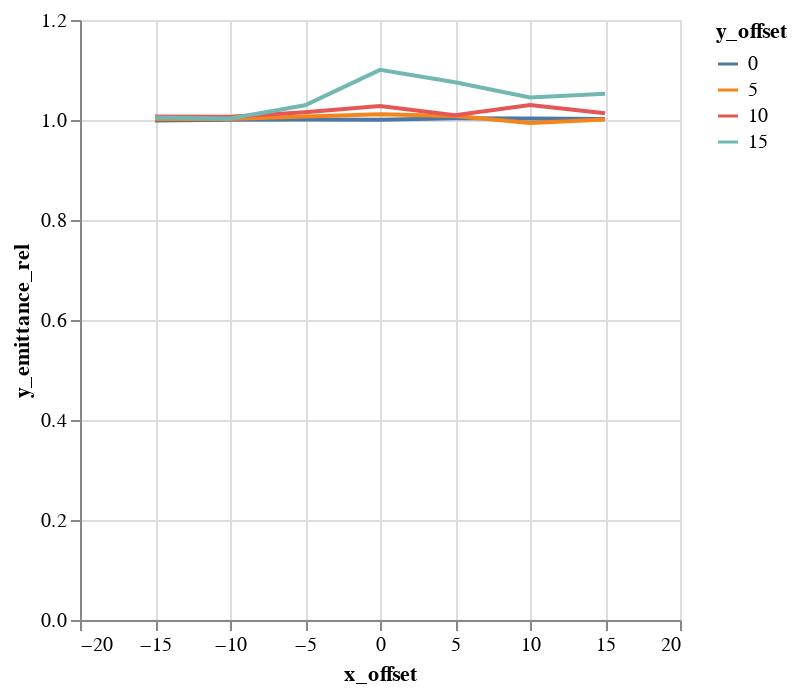

Write notebook code for a chart like this one.
### Code cell
alt.Chart(emit_df).mark_line().encode(
    color='y_offset:N',
    x='x_offset',
    y='y_emittance_rel',
)

### Figure 1 — Vega-Lite specification as saved in the notebook (floating-point values rounded to 4 significant figures)
{"$schema": "https://vega.github.io/schema/vega-lite/v1.2.1.json", "data": {"values": [{"losses": 0, "relbeta": 0.002309, "sourceID": 16777222, "sourceName": "x_-15_y_0", "x_emittance": 1.659, "x_emittance_rel": 1.024, "x_norm_emittance": 0.003831, "x_offset": -15, "y_emittance": 1.571, "y_emittance_rel": 0.9992, "y_norm_emittance": 0.003627, "y_offset": 0}, {"losses": 0, "relbeta": 0.002309, "sourceID": 16777229, "sourceName": "x_-15_y_5", "x_emittance": 1.627, "x_emittance_rel": 1.021, "x_norm_emittance": 0.003757, "x_offset": -15, "y_emittance": 1.597, "y_emittance_rel": 1.002, "y_norm_emittance": 0.003687, "y_offset": 5}, {"losses": 0, "relbeta": 0.002309, "sourceID": 16777236, "sourceName": "x_-15_y_10", "x_emittance": 1.653, "x_emittance_rel": 1.022, "x_norm_emittance": 0.003816, "x_offset": -15, "y_emittance": 1.608, "y_emittance_rel": 1.007, "y_norm_emittance": 0.003712, "y_offset": 10}, {"losses": 0, "relbeta": 0.002309, "sourceID": 16777243, "sourceName": "x_-15_y_15", "x_emittance": 1.746, "x_emittance_rel": 1.045, "x_norm_emittance": 0.004031, "x_offset": -15, "y_emittance": 1.67, "y_emittance_rel": 1.005, "y_norm_emittance": 0.003856, "y_offset": 15}, {"losses": 0, "relbeta": 0.002309, "sourceID": 16777220, "sourceName": "x_-10_y_0", "x_emittance": 1.592, "x_emittance_rel": 0.9998, "x_norm_emittance": 0.003675, "x_offset": -10, "y_emittance": 1.553, "y_emittance_rel": 1.0, "y_norm_emittance": 0.003586, "y_offset": 0}, {"losses": 0, "relbeta": 0.002309, "sourceID": 16777227, "sourceName": "x_-10_y_5", "x_emittance": 1.608, "x_emittance_rel": 0.9972, "x_norm_emittance": 0.003713, "x_offset": -10, "y_emittance": 1.583, "y_emittance_rel": 1.002, "y_norm_emittance": 0.003654, "y_offset": 5}, {"losses": 0, "relbeta": 0.002309, "sourceID": 16777234, "sourceName": "x_-10_y_10", "x_emittance": 1.491, "x_emittance_rel": 1.003, "x_norm_emittance": 0.003441, "x_offset": -10, "y_emittance": 1.676, "y_emittance_rel": 1.006, "y_norm_emittance": 0.003869, "y_offset": 10}, {"losses": 0, "relbeta": 0.002309, "sourceID": 16777241, "sourceName": "x_-10_y_15", "x_emittance": 1.46, "x_emittance_rel": 1.007, "x_norm_emittance": 0.003372, "x_offset": -10, "y_emittance": 1.639, "y_emittance_rel": 1.003, "y_norm_emittance": 0.003785, "y_offset": 15}, {"losses": 0, "relbeta": 0.002309, "sourceID": 16777218, "sourceName": "x_-5_y_0", "x_emittance": 1.681, "x_emittance_rel": 1.003, "x_norm_emittance": 0.003881, "x_offset": -5, "y_emittance": 1.72, "y_emittance_rel": 1.001, "y_norm_emittance": 0.00397, "y_offset": 0}, {"losses": 0, "relbeta": 0.002309, "sourceID": 16777225, "sourceName": "x_-5_y_5", "x_emittance": 1.534, "x_emittance_rel": 1.007, "x_norm_emittance": 0.003541, "x_offset": -5, "y_emittance": 1.637, "y_emittance_rel": 1.007, "y_norm_emittance": 0.003779, "y_offset": 5}, {"losses": 0, "relbeta": 0.002309, "sourceID": 16777232, "sourceName": "x_-5_y_10", "x_emittance": 1.534, "x_emittance_rel": 1.015, "x_norm_emittance": 0.003542, "x_offset": -5, "y_emittance": 1.57, "y_emittance_rel": 1.016, "y_norm_emittance": 0.003623, "y_offset": 10}, {"losses": 0, "relbeta": 0.002309, "sourceID": 16777239, "sourceName": "x_-5_y_15", "x_emittance": 1.766, "x_emittance_rel": 1.044, "x_norm_emittance": 0.004078, "x_offset": -5, "y_emittance": 1.549, "y_emittance_rel": 1.029, "y_norm_emittance": 0.003576, "y_offset": 15}, {"losses": 0, "relbeta": 0.002309, "sourceID": 16777216, "sourceName": "x_0_y_0", "x_emittance": 1.545, "x_emittance_rel": 1.003, "x_norm_emittance": 0.003566, "x_offset": 0, "y_emittance": 1.537, "y_emittance_rel": 1.0, "y_norm_emittance": 0.003549, "y_offset": 0}, {"losses": 0, "relbeta": 0.002309, "sourceID": 16777223, "sourceName": "x_0_y_5", "x_emittance": 1.544, "x_emittance_rel": 1.002, "x_norm_emittance": 0.003564, "x_offset": 0, "y_emittance": 1.553, "y_emittance_rel": 1.012, "y_norm_emittance": 0.003585, "y_offset": 5}, {"losses": 0, "relbeta": 0.002309, "sourceID": 16777230, "sourceName": "x_0_y_10", "x_emittance": 1.445, "x_emittance_rel": 1.03, "x_norm_emittance": 0.003336, "x_offset": 0, "y_emittance": 1.516, "y_emittance_rel": 1.028, "y_norm_emittance": 0.0035, "y_offset": 10}, {"losses": 0, "relbeta": 0.002309, "sourceID": 16777237, "sourceName": "x_0_y_15", "x_emittance": 1.933, "x_emittance_rel": 1.093, "x_norm_emittance": 0.004462, "x_offset": 0, "y_emittance": 1.774, "y_emittance_rel": 1.1, "y_norm_emittance": 0.004096, "y_offset": 15}, {"losses": 0, "relbeta": 0.002309, "sourceID": 16777217, "sourceName": "x_5_y_0", "x_emittance": 1.564, "x_emittance_rel": 1.009, "x_norm_emittance": 0.003611, "x_offset": 5, "y_emittance": 1.68, "y_emittance_rel": 1.003, "y_norm_emittance": 0.003878, "y_offset": 0}, {"losses": 0, "relbeta": 0.002309, "sourceID": 16777224, "sourceName": "x_5_y_5", "x_emittance": 1.629, "x_emittance_rel": 1.017, "x_norm_emittance": 0.003761, "x_offset": 5, "y_emittance": 1.485, "y_emittance_rel": 1.008, "y_norm_emittance": 0.003429, "y_offset": 5}, {"losses": 0, "relbeta": 0.002309, "sourceID": 16777231, "sourceName": "x_5_y_10", "x_emittance": 1.566, "x_emittance_rel": 1.071, "x_norm_emittance": 0.003616, "x_offset": 5, "y_emittance": 1.609, "y_emittance_rel": 1.009, "y_norm_emittance": 0.003714, "y_offset": 10}, {"losses": 0, "relbeta": 0.002309, "sourceID": 16777238, "sourceName": "x_5_y_15", "x_emittance": 1.779, "x_emittance_rel": 1.113, "x_norm_emittance": 0.004108, "x_offset": 5, "y_emittance": 1.693, "y_emittance_rel": 1.076, "y_norm_emittance": 0.003908, "y_offset": 15}, {"losses": 0, "relbeta": 0.002309, "sourceID": 16777219, "sourceName": "x_10_y_0", "x_emittance": 1.571, "x_emittance_rel": 1.034, "x_norm_emittance": 0.003627, "x_offset": 10, "y_emittance": 1.604, "y_emittance_rel": 1.003, "y_norm_emittance": 0.003703, "y_offset": 0}, {"losses": 0, "relbeta": 0.002309, "sourceID": 16777226, "sourceName": "x_10_y_5", "x_emittance": 1.486, "x_emittance_rel": 1.026, "x_norm_emittance": 0.00343, "x_offset": 10, "y_emittance": 1.498, "y_emittance_rel": 0.994, "y_norm_emittance": 0.003457, "y_offset": 5}, {"losses": 0, "relbeta": 0.002309, "sourceID": 16777233, "sourceName": "x_10_y_10", "x_emittance": 1.895, "x_emittance_rel": 1.088, "x_norm_emittance": 0.004376, "x_offset": 10, "y_emittance": 1.661, "y_emittance_rel": 1.03, "y_norm_emittance": 0.003835, "y_offset": 10}, {"losses": 0, "relbeta": 0.002309, "sourceID": 16777240, "sourceName": "x_10_y_15", "x_emittance": 1.75, "x_emittance_rel": 1.112, "x_norm_emittance": 0.00404, "x_offset": 10, "y_emittance": 1.579, "y_emittance_rel": 1.045, "y_norm_emittance": 0.003646, "y_offset": 15}, {"losses": 0, "relbeta": 0.002309, "sourceID": 16777221, "sourceName": "x_15_y_0", "x_emittance": 1.749, "x_emittance_rel": 1.167, "x_norm_emittance": 0.004039, "x_offset": 15, "y_emittance": 1.581, "y_emittance_rel": 1.002, "y_norm_emittance": 0.00365, "y_offset": 0}, {"losses": 1, "relbeta": 0.002309, "sourceID": 16777228, "sourceName": "x_15_y_5", "x_emittance": 1.749, "x_emittance_rel": 1.113, "x_norm_emittance": 0.004038, "x_offset": 15, "y_emittance": 1.487, "y_emittance_rel": 1.001, "y_norm_emittance": 0.003433, "y_offset": 5}, {"losses": 0, "relbeta": 0.002309, "sourceID": 16777235, "sourceName": "x_15_y_10", "x_emittance": 1.77, "x_emittance_rel": 1.091, "x_norm_emittance": 0.004086, "x_offset": 15, "y_emittance": 1.638, "y_emittance_rel": 1.013, "y_norm_emittance": 0.00378, "y_offset": 10}, {"losses": 0, "relbeta": 0.002309, "sourceID": 16777242, "sourceName": "x_15_y_15", "x_emittance": 1.695, "x_emittance_rel": 1.119, "x_norm_emittance": 0.003912, "x_offset": 15, "y_emittance": 1.671, "y_emittance_rel": 1.053, "y_norm_emittance": 0.003858, "y_offset": 15}]}, "encoding": {"color": {"field": "y_offset", "type": "nominal"}, "x": {"field": "x_offset", "type": "quantitative"}, "y": {"field": "y_emittance_rel", "type": "quantitative"}}, "mark": "line"}
